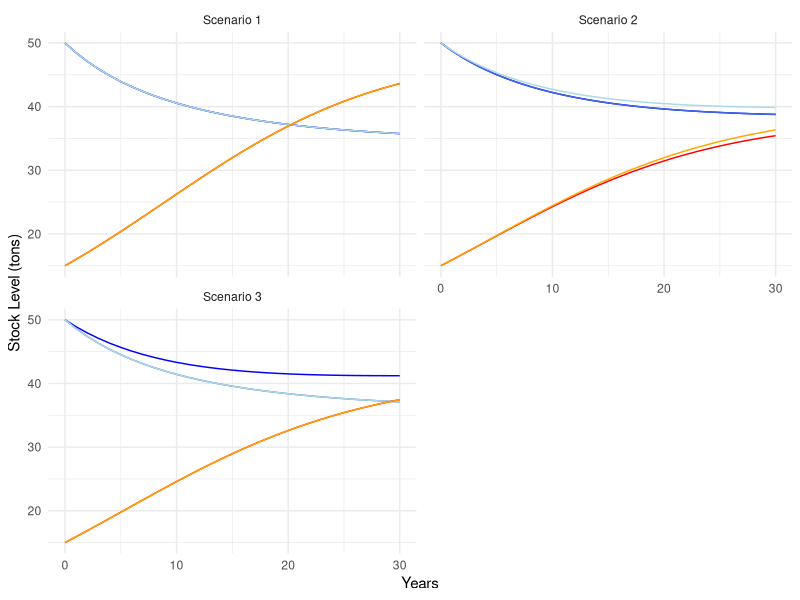
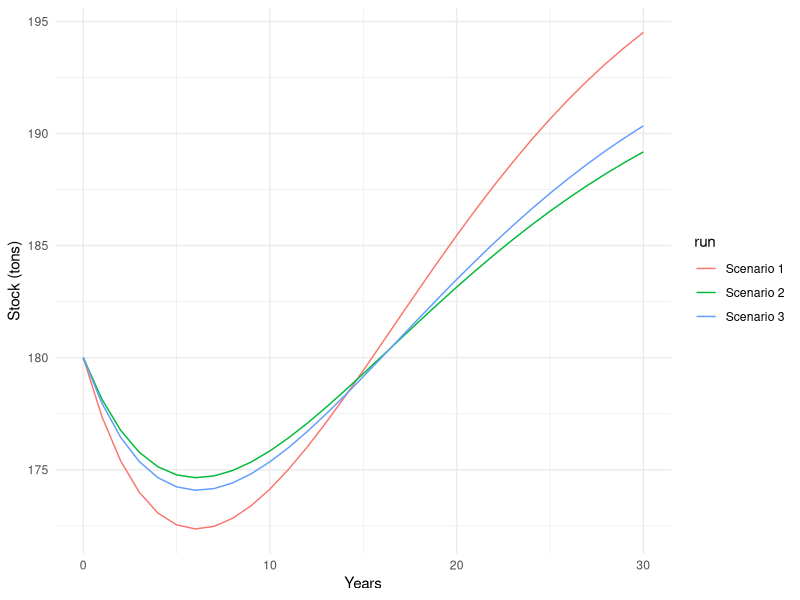
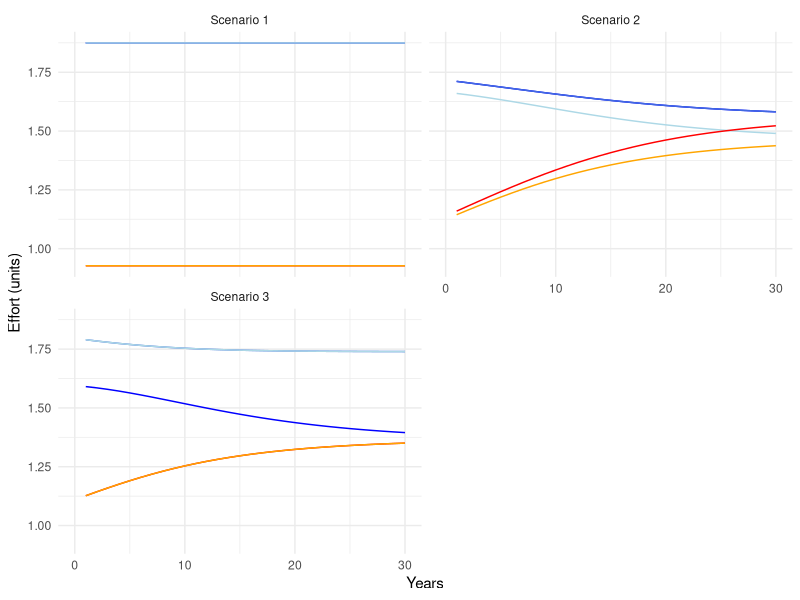
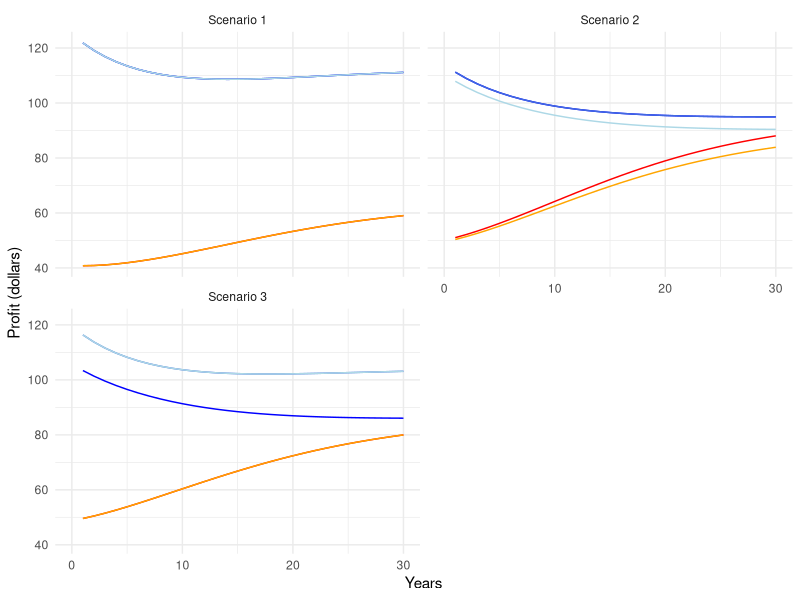
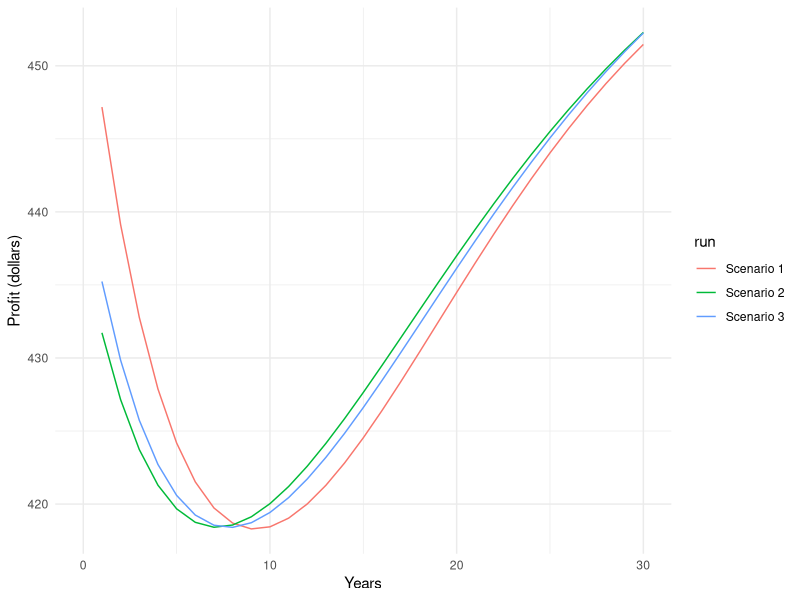

The R script that drew these images, in order:
## ---- chunk 1
knitr::opts_chunk$set(echo = TRUE)

library(tidyverse)
library(here)
library(scales)
library(gridExtra)
library(grid)
library(kableExtra)
## ---- chunk 2
# Read files results

# general output files
output_sc1 <- read_csv(here("working_model","health status explore","model run results files","output_b_overfish1.csv")) %>% 
  mutate(run = "Scenario 1",
         year = seq(0,30))
output_sc2 <- read_csv(here("working_model","health status explore","model run results files","output_b_overfish2.csv"))%>% 
  mutate(run = "Scenario 2",
         year = seq(0,30))
output_sc3 <- read_csv(here("working_model","health status explore","model run results files","output_b_overfish3.csv"))%>% 
  mutate(run = "Scenario 3",
         year = seq(0,30))

# sum of profits

npv_sc1 <- read_csv(here("working_model","health status explore","model run results files","NPV_b_overfish1.csv")) %>% 
  mutate(run = "Scenario 1")
npv_sc2 <- read_csv(here("working_model","health status explore","model run results files","NPV_b_overfish2.csv")) %>% 
  mutate(run = "Scenario 2")
npv_sc3 <- read_csv(here("working_model","health status explore","model run results files","NPV_b_overfish3.csv")) %>% 
  mutate(run = "Scenario 3")

#Group them
all_outputs <- rbind(output_sc1, output_sc2, output_sc3) %>% 
  mutate(tot_profits = profit_per_t.t_1+profit_per_t.t_2+profit_per_t.t_3+profit_per_t.t_4+profit_per_t.t_5,
         tot_stock=stock.s_1+stock.s_2+stock.s_3+stock.s_4+stock.s_5)

NPVs <- rbind(npv_sc1, npv_sc2, npv_sc3) %>% 
  rename(total_profit=x)

## ---- chunk 3
# Graph
ggplot(data = all_outputs)+
  geom_line(aes(y=stock.s_1, x=year), color="blue")+ 
  geom_line(aes(y=stock.s_2, x=year), color="royalblue")+ 
  geom_line(aes(y=stock.s_3, x=year), color="lightblue")+ 
  geom_line(aes(y=stock.s_4, x=year), color="red")+ 
  geom_line(aes(y=stock.s_5, x=year), color="orange")+ 
  theme_minimal()+
  labs(x= "Years",
         y= "Stock Level (tons)")+
  facet_wrap(~ run, nrow=2)

## ---- chunk 4
# Graph
ggplot(data = all_outputs, aes(y=tot_stock, x=year, group=run, color=run))+
  geom_line()+
  theme_minimal()+
  labs(x= "Years",
         y= "Stock (tons)")
  
## ---- chunk 5
# Graph
ggplot(data = all_outputs)+
  geom_line(aes(y=effort.t_1, x=year), color="blue")+ 
  geom_line(aes(y=effort.t_2, x=year), color="royalblue")+ 
  geom_line(aes(y=effort.t_3, x=year), color="lightblue")+ 
  geom_line(aes(y=effort.t_4, x=year), color="red")+ 
  geom_line(aes(y=effort.t_5, x=year), color="orange")+ 
  theme_minimal()+
  labs(x= "Years",
         y= "Effort (units)")+
  facet_wrap(~ run, nrow=2)

## ---- chunk 6
# Graph
ggplot(data = all_outputs)+
  geom_line(aes(y=profit_per_t.t_1, x=year), color="blue")+ 
  geom_line(aes(y=profit_per_t.t_2, x=year), color="royalblue")+ 
  geom_line(aes(y=profit_per_t.t_3, x=year), color="lightblue")+ 
  geom_line(aes(y=profit_per_t.t_4, x=year), color="red")+ 
  geom_line(aes(y=profit_per_t.t_5, x=year), color="orange")+ 
  theme_minimal()+
  labs(x= "Years",
         y= "Profit (dollars)")+
  facet_wrap(~ run, nrow=2)

## ---- chunk 7
# Graph
ggplot(data = all_outputs, aes(y=tot_profits, x=year, group=run, color=run))+
  geom_line()+
  theme_minimal()+
  labs(x= "Years",
         y= "Profit (dollars)")
